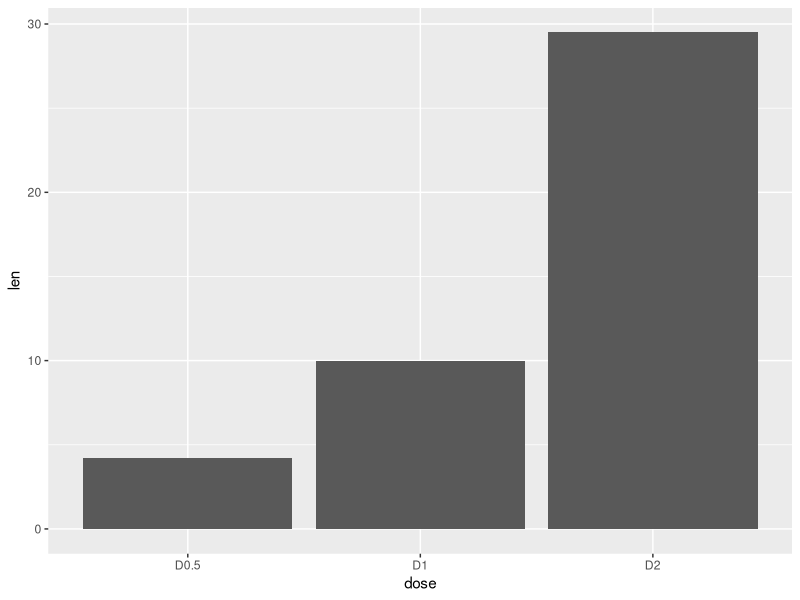
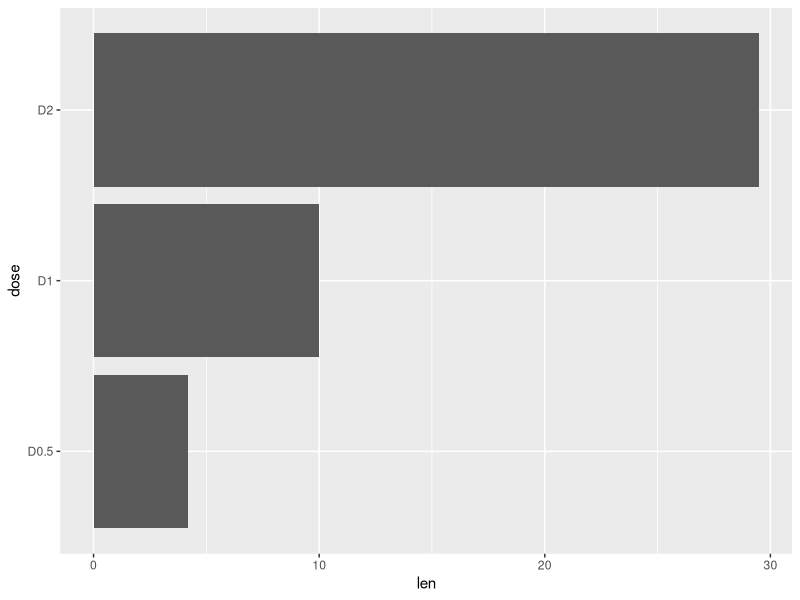
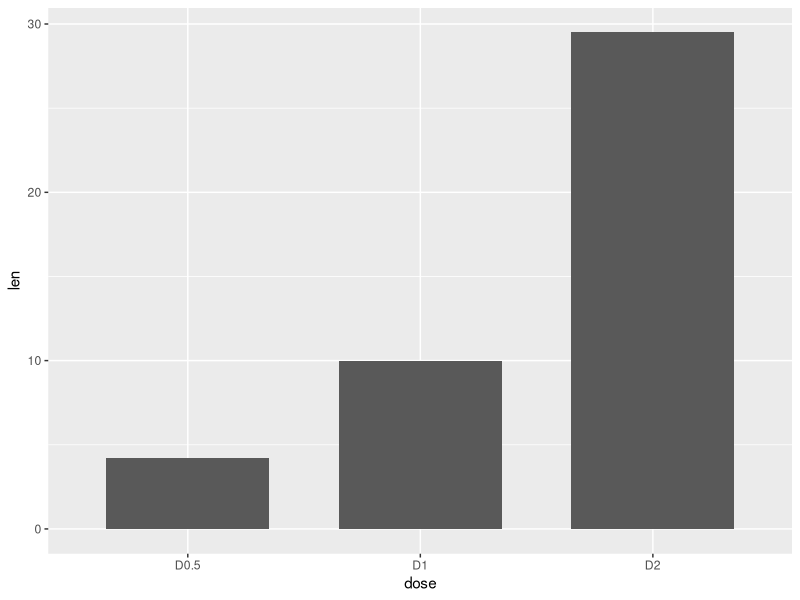
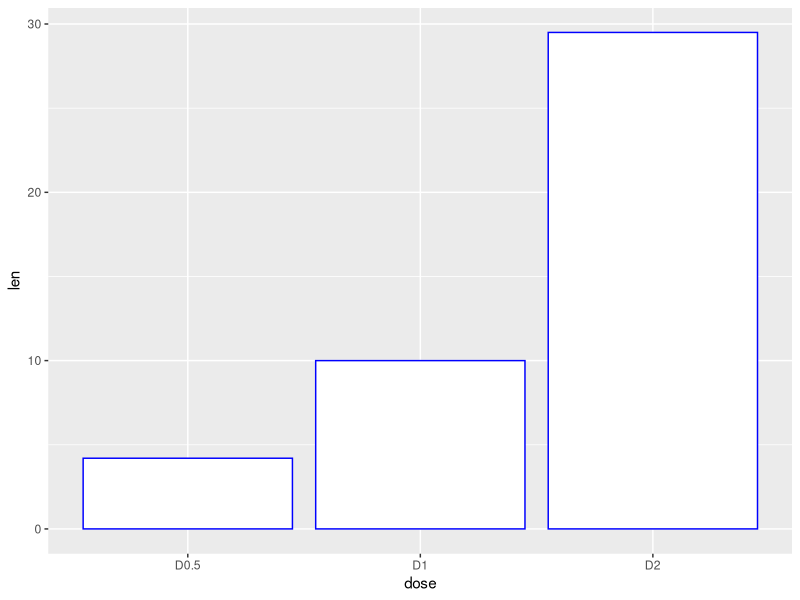
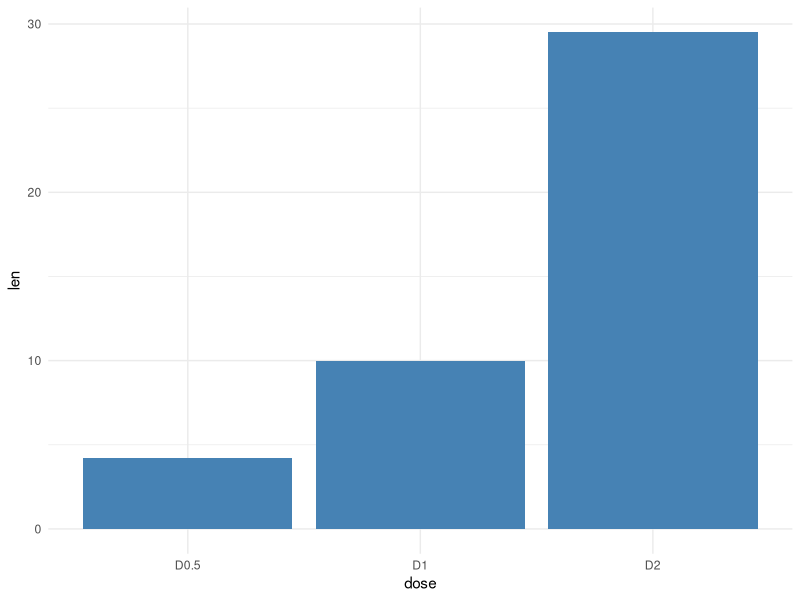
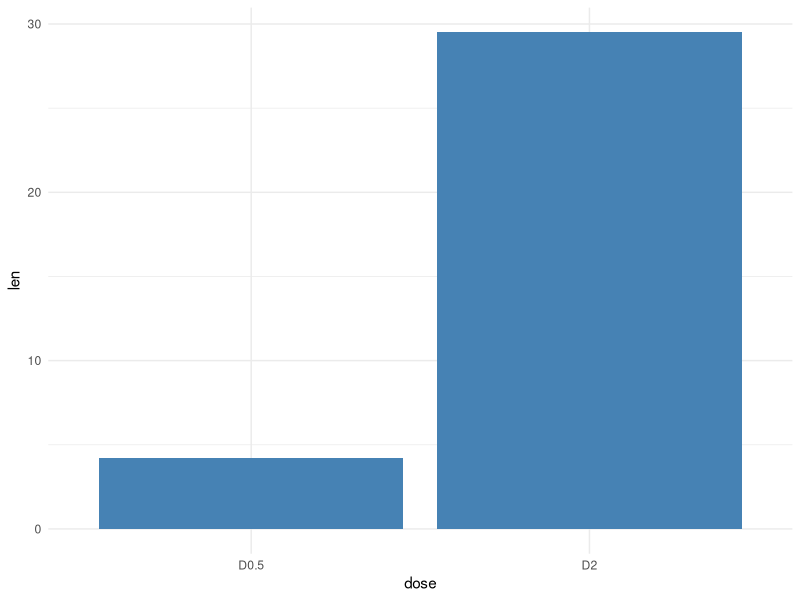
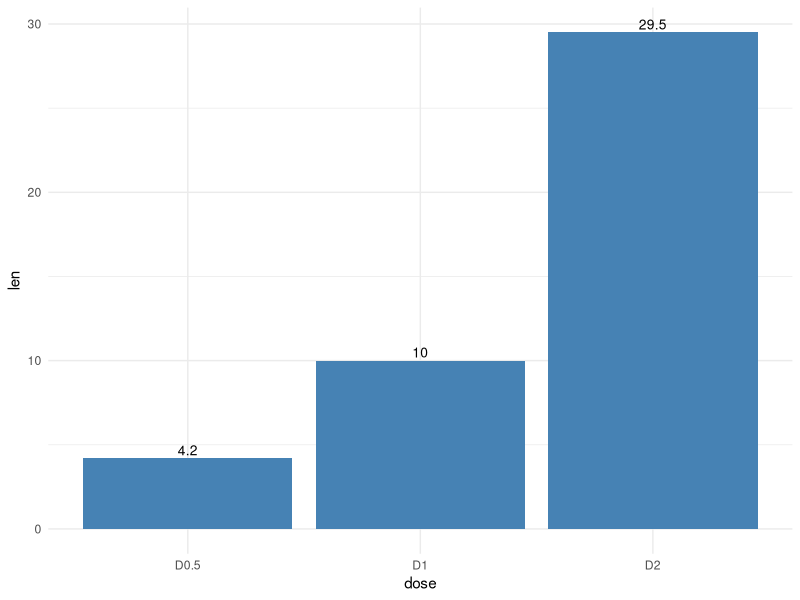
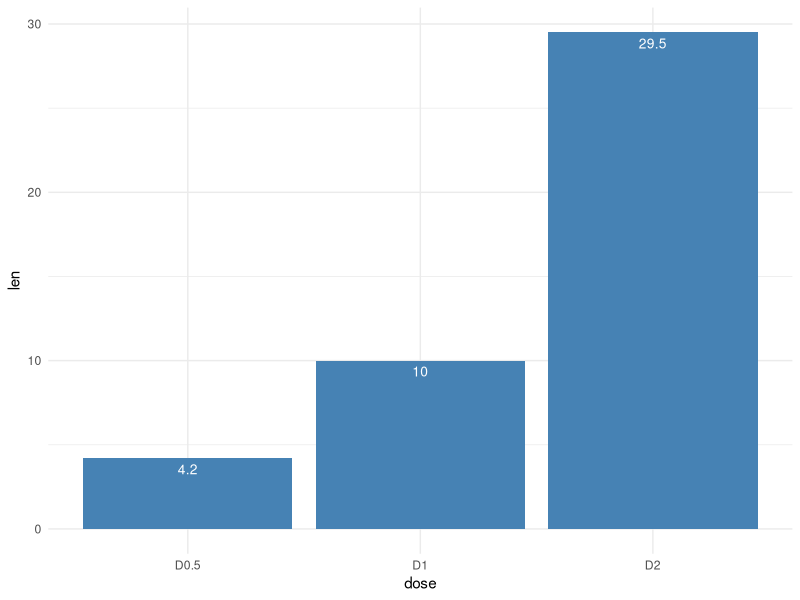

R code for these plots, in order:
df <- data.frame(dose=c("D0.5", "D1", "D2"),
                 len=c(4.2, 10, 29.5))
head(df)

library(ggplot2)

# Basic barplot
p<-ggplot(data=df, aes(x=dose, y=len)) +
  geom_bar(stat="identity")
p

# Horizontal bar plot
p + coord_flip()

# Change the width and the color of bars :

# Change the width of bars
ggplot(data=df, aes(x=dose, y=len)) +
  geom_bar(stat="identity", width=0.7)

# Change colors
ggplot(data=df, aes(x=dose, y=len)) +
  geom_bar(stat="identity", color="blue", fill="white")

# Minimal theme + blue fill color
p<-ggplot(data=df, aes(x=dose, y=len)) +
  geom_bar(stat="identity", fill="steelblue")+
  theme_minimal()
p

# Choose which items to display :
p + scale_x_discrete(limits=c("D0.5", "D2"))

# Bar plot with labels
# Outside bars
ggplot(data=df, aes(x=dose, y=len)) +
  geom_bar(stat="identity", fill="steelblue")+
  geom_text(aes(label=len), vjust=-0.3, size=3.5)+
  theme_minimal()
# Inside bars
ggplot(data=df, aes(x=dose, y=len)) +
  geom_bar(stat="identity", fill="steelblue")+
  geom_text(aes(label=len), vjust=1.6, color="white", size=3.5)+
  theme_minimal()

# Barplot of counts
head(mtcars)

# Don't map a variable to y
ggplot(mtcars, aes(x=factor(cyl)))+
  geom_bar(stat="count", width=0.7, fill="steelblue")+
  theme_minimal()

# Change barplot colors by groups
# Change outline colors
# Change barplot line colors by groups
p<-ggplot(df, aes(x=dose, y=len, color=dose)) +
  geom_bar(stat="identity", fill="white")
p

# Use custom color palettes
p+scale_color_manual(values=c("#999999", "#E69F00", "#56B4E9"))
# Use brewer color palettes
p+scale_color_brewer(palette="Dark2")
# Use grey scale
p + scale_color_grey() + theme_classic()

# Change barplot fill colors by groups
p<-ggplot(df, aes(x=dose, y=len, fill=dose)) +
  geom_bar(stat="identity")+theme_minimal()
p

# Use custom color palettes
p + scale_fill_manual(values=c("#999999", "#E69F00", "#56B4E9"))
# use brewer color palettes
p + scale_fill_brewer(palette="Dark2")
# Use grey scale
p + scale_fill_grey()

# Use black outline color :
ggplot(df, aes(x=dose, y=len, fill=dose))+
  geom_bar(stat="identity", color="black")+
  scale_fill_manual(values=c("#999999", "#E69F00", "#56B4E9"))+
  theme_minimal()

# Change the legend position
# Change bar fill colors to blues
p <- p+scale_fill_brewer(palette="Blues")
p + theme(legend.position="top")
p + theme(legend.position="bottom")
# Remove legend
p + theme(legend.position="none")

# Change the order of items in the legend
p + scale_x_discrete(limits=c("D2", "D0.5", "D1"))

# Barplot with multiple groups
df2 <- data.frame(supp=rep(c("VC", "OJ"), each=3),
                  dose=rep(c("D0.5", "D1", "D2"),2),
                  len=c(6.8, 15, 33, 4.2, 10, 29.5))
head(df2)

# Stacked barplot with multiple groups
ggplot(data=df2, aes(x=dose, y=len, fill=supp)) +
  geom_bar(stat="identity")
# Use position=position_dodge()
ggplot(data=df2, aes(x=dose, y=len, fill=supp)) +
  geom_bar(stat="identity", position=position_dodge())

# Change the colors manually
p <- ggplot(data=df2, aes(x=dose, y=len, fill=supp)) +
  geom_bar(stat="identity", color="black", position=position_dodge())+
  theme_minimal()
# Use custom colors
p + scale_fill_manual(values=c('#999999','#E69F00'))
# Use brewer color palettes
p + scale_fill_brewer(palette="Blues")

# Add labels
# Add labels to a dodged barplot :
ggplot(data=df2, aes(x=dose, y=len, fill=supp)) +
  geom_bar(stat="identity", position=position_dodge())+
  geom_text(aes(label=len), vjust=1.6, color="white",
            position = position_dodge(0.9), size=3.5)+
  scale_fill_brewer(palette="Paired")+
  theme_minimal()

# Add labels to a stacked barplot : 
library(plyr)
# Sort by dose and supp
df_sorted <- arrange(df2, dose, supp) 
head(df_sorted)
# Calculate the cumulative sum of len for each dose
df_cumsum <- ddply(df_sorted, "dose",
                   transform, label_ypos=cumsum(len))
head(df_cumsum)
# Create the barplot
ggplot(data=df_cumsum, aes(x=dose, y=len, fill=supp)) +
  geom_bar(stat="identity")+
  geom_text(aes(y=label_ypos, label=len), vjust=1.6, 
            color="white", size=3.5)+
  scale_fill_brewer(palette="Paired")+
  theme_minimal()

# place the labels at the middle of bars
df_cumsum <- ddply(df_sorted, "dose",
                   transform, 
                   label_ypos=cumsum(len) - 0.5*len)
# Create the barplot
ggplot(data=df_cumsum, aes(x=dose, y=len, fill=supp)) +
  geom_bar(stat="identity")+
  geom_text(aes(y=label_ypos, label=len), vjust=1.6, 
            color="white", size=3.5)+
  scale_fill_brewer(palette="Paired")+
  theme_minimal()

# Barplot with a numeric x-axis
# Create some data
df2 <- data.frame(supp=rep(c("VC", "OJ"), each=3),
                  dose=rep(c("0.5", "1", "2"),2),
                  len=c(6.8, 15, 33, 4.2, 10, 29.5))
head(df2)

# x axis treated as continuous variable
df2$dose <- as.numeric(as.vector(df2$dose))
ggplot(data=df2, aes(x=dose, y=len, fill=supp)) +
  geom_bar(stat="identity", position=position_dodge())+
  scale_fill_brewer(palette="Paired")+
  theme_minimal()
# Axis treated as discrete variable
df2$dose<-as.factor(df2$dose)
ggplot(data=df2, aes(x=dose, y=len, fill=supp)) +
  geom_bar(stat="identity", position=position_dodge())+
  scale_fill_brewer(palette="Paired")+
  theme_minimal()

# Barplot with error bars
data_summary <- function(data, varname, groupnames){
  require(plyr)
  summary_func <- function(x, col){
    c(mean = mean(x[[col]], na.rm=TRUE),
      sd = sd(x[[col]], na.rm=TRUE))
  }
  data_sum<-ddply(data, groupnames, .fun=summary_func,
                  varname)
  data_sum <- rename(data_sum, c("mean" = varname))
  return(data_sum)
}
df3 <- data_summary(ToothGrowth, varname="len", 
                    groupnames=c("supp", "dose"))
# Convert dose to a factor variable
df3$dose=as.factor(df3$dose)
head(df3)
# Standard deviation of the mean as error bar
p <- ggplot(df3, aes(x=dose, y=len, fill=supp)) + 
  geom_bar(stat="identity", position=position_dodge()) +
  geom_errorbar(aes(ymin=len-sd, ymax=len+sd), width=.2,
                position=position_dodge(.9))

p + scale_fill_brewer(palette="Paired") + theme_minimal()

# Customized barplots
# Change color by groups
# Add error bars
p + labs(title="Plot of length  per dose", 
         x="Dose (mg)", y = "Length")+
  scale_fill_manual(values=c('black','lightgray'))+
  theme_classic()

# Change fill colors manually :

# Greens
p + scale_fill_brewer(palette="Greens") + theme_minimal()
# Reds
p + scale_fill_brewer(palette="Reds") + theme_minimal()







ggplot(data=df, aes(x=dose, y=len)) +
  geom_bar(stat="identity", fill="firebrick")
